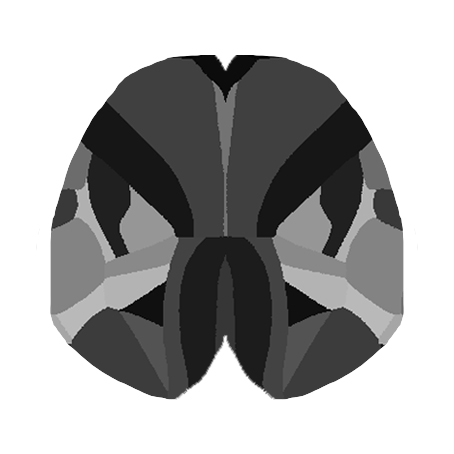
%> input picture MAIN/mask.jpg, 454 x 454 px
$ octave getMask.m   (GNU Octave 9; MATLAB toolbox functions it lacks are replaced by stand-ins)
%> lines starting %> are read from the running program, lines starting %| are printed output that depends on the picture; in (x1, y1, x2, y2) boxes, pixels count from 0 and x2, y2 are one past the last pixel; in counts of white or black regions, pixels touching at a corner belong together; the program's own positions count from 1
clear;clc;
img = imread('mask.jpg');
%> img is the input picture: size 454x454x3 uint8; min 0, max 255, mean 168.2
mask = rgb2gray(img);
for i = 1:size(mask, 1); for j = 1:size(mask, 2); if mask(i, j) == 255; mask(i, j) = 0; end; end; end
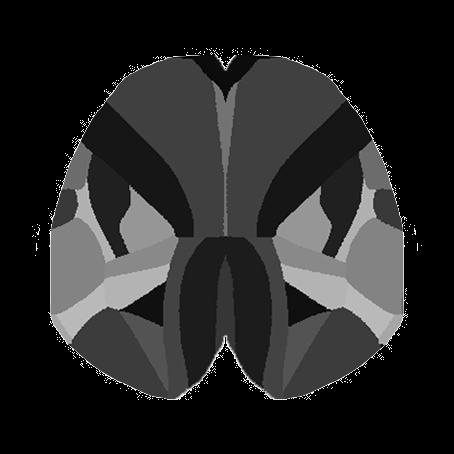
%> mask: size 454x454 uint8; min 0, max 254, mean 37.9
for i = 1:size(mask, 1); for j = 1:size(mask, 2); if mask(i, j) > 240; mask(i, j) = 0; end; end; end
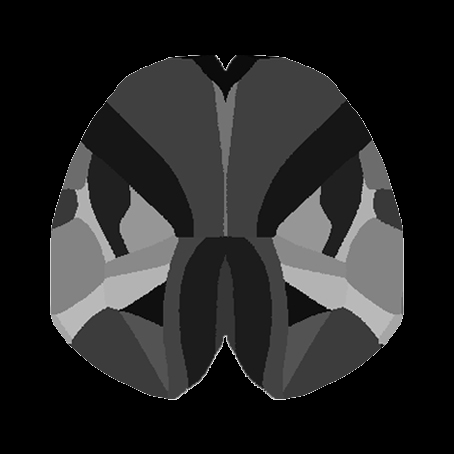
%> mask: size 454x454 uint8; 0.54% of pixels changed, all inside (x1, y1, x2, y2) = (32, 48, 422, 400)
black_mask = zeros(size(img, 1), size(img, 2));
for i = 1:size(mask, 1); for j = 1:size(mask, 2); if mask(i, j) ~= 0; black_mask(i, j) = 255; end; end; end
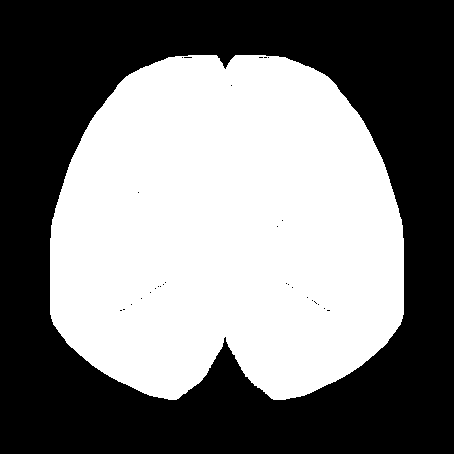
%> black_mask: size 454x454 double; 48.4% white; 1 white region, box (x1, y1, x2, y2) and area: (50, 55, 404, 400) 99661
for i = 2:size(mask, 1) - 1; for j = 2:size(mask, 2) - 1; if black_mask(i, j) == 0 && black_mask(i - 1, j) + black_mask(i, j - 1) + black_mask(i + 1, j) + black_mask(i, j + 1) >= 255 * 3; black_mask(i, j) = 255; end; end; end
%> black_mask: size 454x454 double; 48.4% white; 1 white region, box (x1, y1, x2, y2) and area: (50, 55, 404, 400) 99709
black_mask=[zeros((1000-size(black_mask,1))/2,size(black_mask,1)) ;black_mask ;  zeros((1000-size(black_mask,1))/2,size(black_mask,1))];
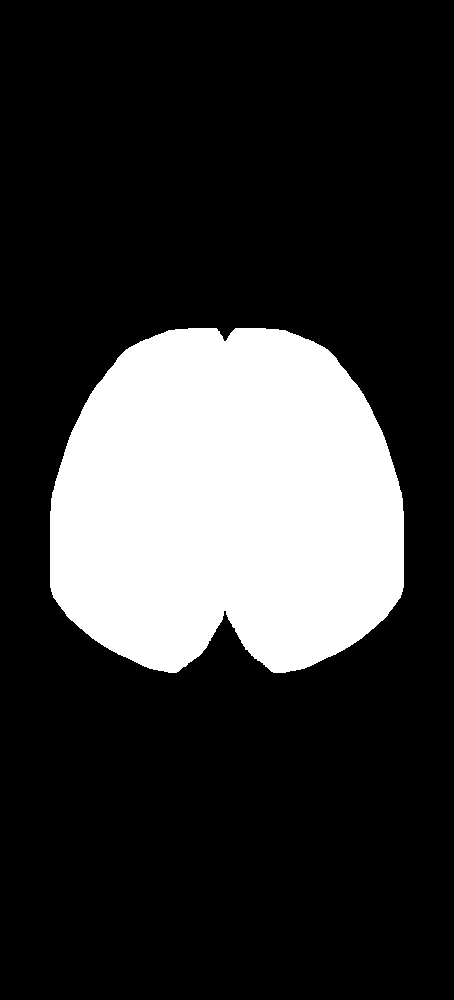
%> black_mask: size 1000x454 double; 22% white; 1 white region, box (x1, y1, x2, y2) and area: (50, 328, 404, 673) 99709
black_mask=[zeros(1000,(1000-size(black_mask,2))/2) black_mask   zeros(1000,(1000-size(black_mask,2))/2)];
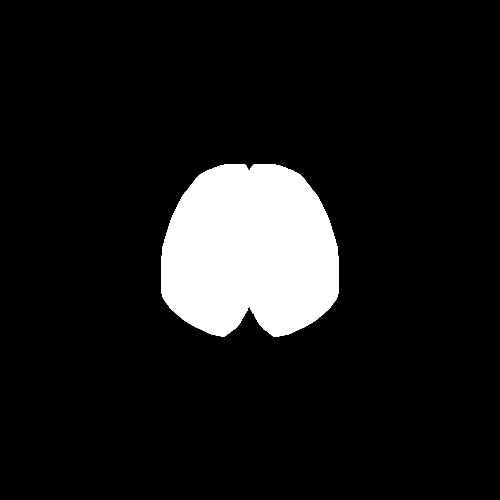
%> black_mask: size 1000x1000 double (shown at 1/2 size); 10% white; 1 white region, box (x1, y1, x2, y2) and area: (323, 328, 677, 673) 99709
imshow(black_mask);
%> (the run ends here)
